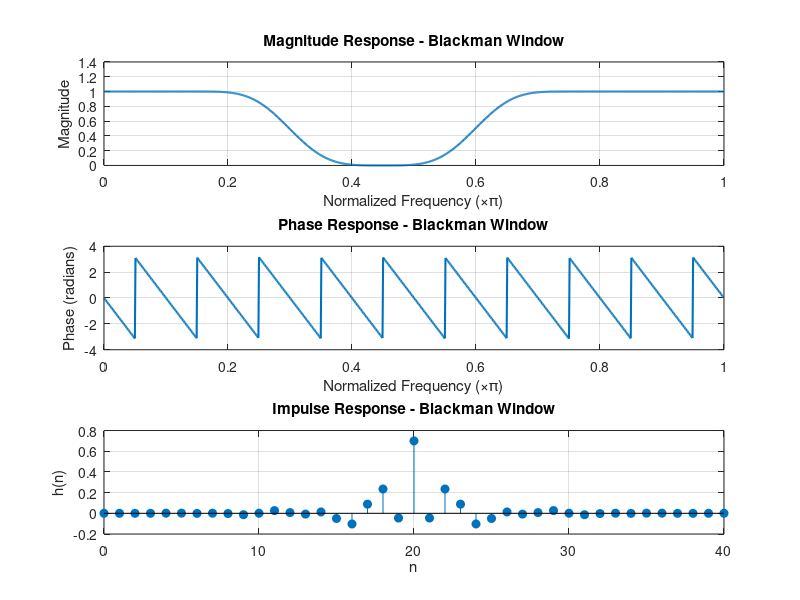

The MATLAB script that drew this image:
clc;
clear;
close all;

% -------- Filter Specifications --------
N = 41;
wc1 = 0.3*pi;
wc2 = 0.6*pi;

Wn = [wc1 wc2]/pi;

% -------- FIR Band-Stop Filter Design --------
b = fir1(N-1, Wn, 'stop', blackman(N));   % Using Blackman window

% -------- Frequency Response --------
[H, w] = freqz(b,1,1024);

figure;

% Magnitude Response
subplot(3,1,1);
plot(w/pi, abs(H), 'LineWidth',1.5);
grid on;
title('Magnitude Response - Blackman Window');
xlabel('Normalized Frequency (\times\pi)');
ylabel('Magnitude');

% Phase Response
subplot(3,1,2);
plot(w/pi, angle(H), 'LineWidth',1.5);
grid on;
title('Phase Response - Blackman Window');
xlabel('Normalized Frequency (\times\pi)');
ylabel('Phase (radians)');

% Impulse Response
subplot(3,1,3);
stem(0:N-1, b, 'filled');
grid on;
title('Impulse Response - Blackman Window');
xlabel('n');
ylabel('h(n)');
